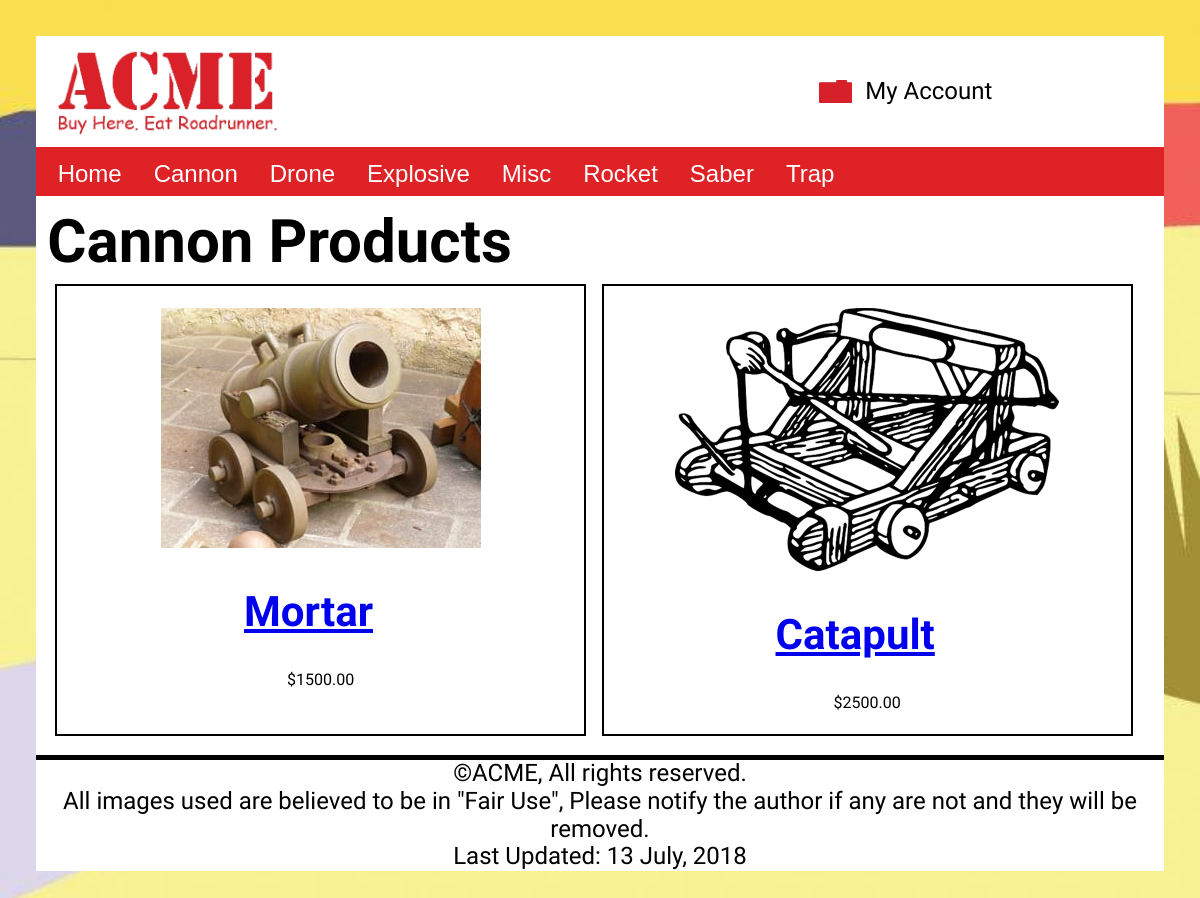
Page /products/?action=category&type=Cannon on the committed database.
### tables this page shows
CREATE TABLE `categories` (
  `categoryId` int(10) UNSIGNED NOT NULL,
  `categoryName` varchar(30) NOT NULL
);

CREATE TABLE `inventory` (
  `invId` int(10) UNSIGNED NOT NULL,
  `invName` varchar(50) NOT NULL DEFAULT '',
  `invDescription` text NOT NULL,
  `invImage` varchar(50) NOT NULL DEFAULT '',
  `invThumbnail` varchar(50) NOT NULL DEFAULT '',
  `invPrice` decimal(10,2) NOT NULL DEFAULT '0.00',
  `invStock` smallint(6) NOT NULL DEFAULT '0',
  `invSize` smallint(6) NOT NULL DEFAULT '0',
  `invWeight` smallint(6) NOT NULL DEFAULT '0',
  `invLocation` varchar(35) NOT NULL DEFAULT '',
  `categoryId` int(10) UNSIGNED NOT NULL,
  `invVendor` varchar(20) NOT NULL DEFAULT '',
  `invStyle` varchar(20) NOT NULL DEFAULT '',
  `invFeatured` tinyint(1) DEFAULT NULL
);

### model/products-model.php (called while the page is built, shortened)
<?php
function getProductsByCategory($type){
 $db = acmeConnect();
 $sql = 'SELECT * FROM inventory WHERE categoryId IN (SELECT categoryId FROM categories WHERE categoryName = :catType)';
 $stmt = $db->prepare($sql);
 $stmt->bindValue(':catType', $type, PDO::PARAM_STR);
 $stmt->execute();
 $products = $stmt->fetchAll(PDO::FETCH_ASSOC);
 return $products;
}

### model/acme-model.php (called while the page is built, shortened)
<?php
function getCategories(){
 $db = acmeConnect();
 $sql = 'SELECT categoryName, categoryId FROM categories ORDER BY categoryName ASC';
 $stmt = $db->prepare($sql);
 $stmt->execute();
 $categories = $stmt->fetchAll();
 return $categories;
}

### library/functions.php (the view, shortened to what this page needs)
<?php
function getNavList($categories) {
    $navList = '<ul>';
    $navList .= "<li><a href='/acme/' title='View the Acme home page'>Home</a></li>";
    foreach ($categories as $category) {
        $navList .= "<li><a href='/acme/products/?action=category&type=" . urlencode($category['categoryName']) . "' title='View our $category[categoryName] product line'>$category[categoryName]</a></li>";
    }
    $navList .= '</ul>';
    return $navList;
}
function buildProductsDisplay($products) {
    $pd = '<ul id="prod-display">';
    foreach ($products as $product) {
        $pd .= '<li>';
        $pd .= "<a href='/acme/products/?action=product&type=$product[invId]'><img src='$product[invThumbnail]' alt='Image of $product[invName] on Acme.com'></a>";
        $pd .= "<h2><a href='/acme/products/?action=product&id=$product[invId]'>$product[invName]</a></h2>";
        $pd .= "<span>$$product[invPrice]</span>";
        $pd .= '</li>';
    }
    $pd .= '</ul>';
    return $pd;
}

### css/styles.css (style rules this page uses)
* { box-sizing: border-box; }
body { font-family: 'Patrick Hand', Helvetica, sans-serif; background-image: url("/acme/images/site/background.jpg"); background-repeat: no-repeat; height: 100%; margin: 0; background-position: center; background-repeat: no-repeat; background-size: cover; padding: 3%; background-color: white; }
nav ul { display: flex; list-style-type: none; font-family: Helvetica, sans-serif; font-size: 2vw; margin: 0; padding: 0; background-color: #de2226; flex-wrap: wrap; }
nav li a { display: block; color: white; padding: 8px 16px; text-decoration: none; }
@media only screen and (min-width: 37.5em) { h2 { font-size: 7.5vw; max-width: 95%; } }
@media only screen and (min-width: 37.5em) { #prod-display { margin: 0; padding: 0; text-align: center; display: flex; flex-direction: column; flex-flow: wrap; } }
@media only screen and (min-width: 37.5em) { #prod-display li { margin: .5%; max-width: 48%; min-width: 20%; padding: 2%; border: 2px solid black; list-style-type: none; flex: 1 1 auto; } }
@media only screen and (min-width: 37.5em) { #prod-display li img { width: auto; max-width: 100%; height: 200px; } }
@media only screen and (min-width: 64em) { h2 { font-size: 3.5vw; } }
@media only screen and (min-width: 64em) { #prod-display { margin: 0; padding: 0; display: flex; flex-direction: column; flex-flow: wrap; } }
@media only screen and (min-width: 64em) { #prod-display li { margin: .5em; border: 2px solid black; list-style-type: none; flex: 1 1 auto; } }
@media only screen and (min-width: 64em) { #prod-display li img { max-width: 100%; height:auto; width:auto; max-height:100vh; } }

### rows in the picture
categories: categoryName "Cannon"
categories: categoryName "Drone"
categories: categoryName "Explosive"
categories: categoryName "Misc"
categories: categoryName "Rocket"
categories: categoryName "Saber"
categories: categoryName "Trap"
inventory: invThumbnail (picture), invName "Mortar", invPrice "1500.00"
inventory: invThumbnail (picture), invName "Catapult", invPrice "2500.00"

### other values in the picture
$type "Cannon"
